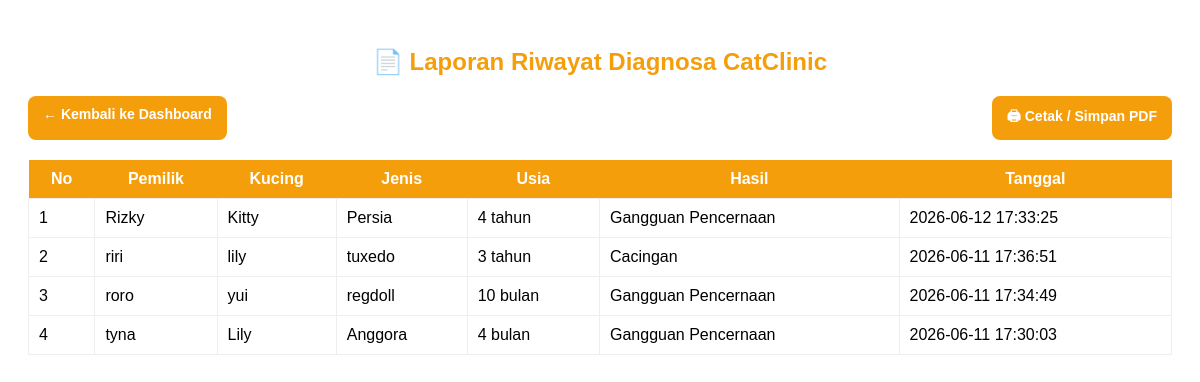
The app's page /admin/laporan.php with its own data.
### tables this page shows
CREATE TABLE `riwayat_diagnosa` (
  `id_riwayat` int NOT NULL,
  `nama_pemilik` varchar(100) NOT NULL,
  `nama_kucing` varchar(100) NOT NULL,
  `jenis_kucing` varchar(100) NOT NULL,
  `usia_kucing` varchar(50) NOT NULL,
  `hasil_penyakit` varchar(100) NOT NULL,
  `tanggal_diagnosa` datetime DEFAULT CURRENT_TIMESTAMP
);

### admin/laporan.php (the view, shortened to what this page needs)
<?php
require '../config/koneksi.php';
$riwayat = mysqli_query($koneksi, "SELECT * FROM riwayat_diagnosa ORDER BY id_riwayat DESC");
?>
<!DOCTYPE html>
<html lang="id">
<head>
</head>
<body>
<h2>📄 Laporan Riwayat Diagnosa CatClinic</h2>
<div class="top-bar no-print">
    <a href="dashboard.php" class="btn back-btn">
        ← Kembali ke Dashboard
    </a>
    <button class="btn print-btn" onclick="window.print()">
        🖨 Cetak / Simpan PDF
    </button>
</div>
<table>
    <tr>
        <th>No</th>
        <th>Pemilik</th>
        <th>Kucing</th>
        <th>Jenis</th>
        <th>Usia</th>
        <th>Hasil</th>
        <th>Tanggal</th>
    </tr>
    <?php $no = 1; while($row = mysqli_fetch_assoc($riwayat)) { ?>
    <tr>
        <td><?= $no++; ?></td>
        <td><?= $row['nama_pemilik']; ?></td>
        <td><?= $row['nama_kucing']; ?></td>
        <td><?= $row['jenis_kucing']; ?></td>
        <td><?= $row['usia_kucing']; ?></td>
        <td><?= $row['hasil_penyakit']; ?></td>
        <td><?= $row['tanggal_diagnosa']; ?></td>
    </tr>
    <?php } ?>
</table>
</body>
</html>

### admin/laporan.php (style rules this page uses)
body { font-family: Arial; padding: 20px; background: white; }
h2 { text-align: center; color: #f59e0b; margin-bottom: 20px; }
.top-bar { display: flex; justify-content: space-between; margin-bottom: 15px; }
.btn { padding: 10px 15px; border: none; cursor: pointer; border-radius: 8px; text-decoration: none; font-size: 14px; font-weight: bold; transition: 0.2s; }
.back-btn, .print-btn { background: #f59e0b; color: white; }
table { width: 100%; border-collapse: collapse; margin-top: 20px; }
table th { background: #f59e0b; color: white; padding: 10px; }
table td { padding: 10px; border: 1px solid #eee; }

### records on screen
riwayat_diagnosa: nama_pemilik "Rizky", nama_kucing "Kitty", jenis_kucing "Persia", usia_kucing "4 tahun", hasil_penyakit "Gangguan Pencernaan", tanggal_diagnosa "2026-06-12 17:33:25"
riwayat_diagnosa: nama_pemilik "riri", nama_kucing "lily", jenis_kucing "tuxedo", usia_kucing "3 tahun", hasil_penyakit "Cacingan", tanggal_diagnosa "2026-06-11 17:36:51"
riwayat_diagnosa: nama_pemilik "roro", nama_kucing "yui", jenis_kucing "regdoll", usia_kucing "10 bulan", hasil_penyakit "Gangguan Pencernaan", tanggal_diagnosa "2026-06-11 17:34:49"
riwayat_diagnosa: nama_pemilik "tyna", nama_kucing "Lily", jenis_kucing "Anggora", usia_kucing "4 bulan", hasil_penyakit "Gangguan Pencernaan", tanggal_diagnosa "2026-06-11 17:30:03"
